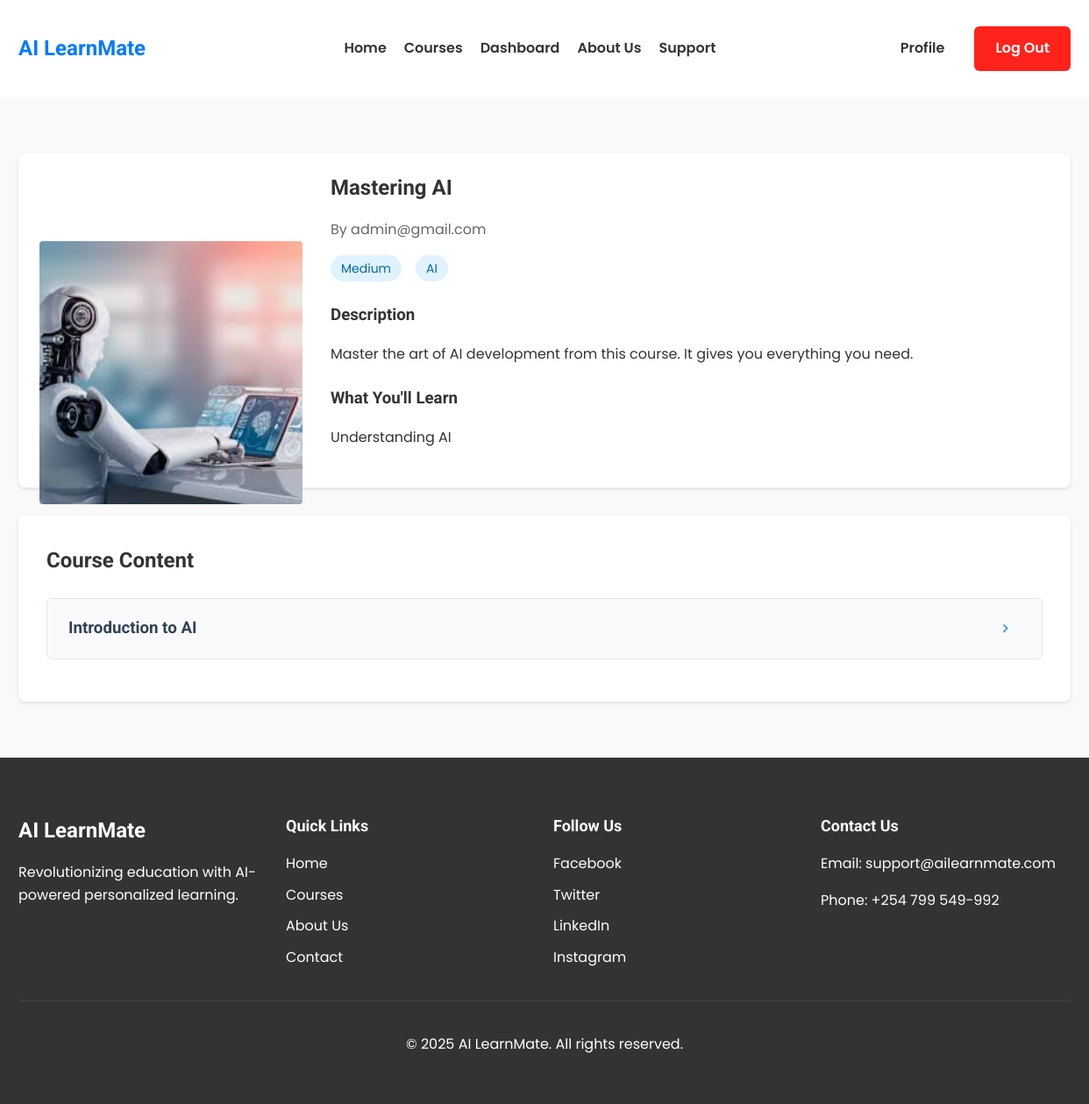
The app's page /course/1/ (signed in) with its own data.
### learning/models.py (models this page shows, shortened)
class Course(models.Model):
    title = models.CharField(max_length=200)
    description = models.TextField()
    instructor = models.ForeignKey(User, on_delete=models.CASCADE, related_name='courses_taught')
    subject = models.CharField(max_length=100)
    difficulty = models.CharField(max_length=50)
    course_image = models.ImageField(upload_to='courseimages')
    learning_outcomes = models.TextField()
    created_at = models.DateTimeField(auto_now_add=True)
    updated_at = models.DateTimeField(auto_now=True)
    is_ai_recommended = models.BooleanField(default=False)

class Lesson(models.Model):
    course = models.ForeignKey(Course, on_delete=models.CASCADE, related_name='lesson_course')
    title = models.CharField(max_length=200)
    content = models.TextField()
    order = models.PositiveIntegerField()
    class Meta:
        ordering = ['order']

### users/models.py (models this page shows, shortened)
class User(AbstractBaseUser, PermissionsMixin):
    email = models.EmailField(unique=True, null=False)
    username = models.CharField(max_length=100)
    is_admin = models.BooleanField(ugettext_lazy('Admin Status'), default=False, help_text=ugettext_lazy('Whether User is an Admin'))
    is_staff = models.BooleanField(ugettext_lazy('Staff Status'), default=False, help_text=ugettext_lazy('Whether user should have Staff Priveleges'))
    is_active = models.BooleanField(ugettext_lazy('Active'), default=True, help_text=ugettext_lazy('Whether user should be treated as active'))
    learner = models.BooleanField(ugettext_lazy('Learner'), default=False, help_text=ugettext_lazy('Whether user is a learner'))
    tutor = models.BooleanField(ugettext_lazy('Tutor'), default=False, help_text=ugettext_lazy('Whether user is a tutor'))
    USERNAME_FIELD = 'email'
    objects = MyUserManager()
    def get_full_name(self):
        return self.email

### learning/views.py (the view)
# urls.py: path('course/<int:course_id>/', views.course_detail, name='course_detail'),
@login_required
def course_detail(request, course_id):
    course = get_object_or_404(Course.objects.prefetch_related(
        Prefetch('lesson_course__quiz_lesson', queryset=Quiz.objects.prefetch_related('quiz_question')),
        'lesson_course__images',
        'lesson_course__videos'
    ), id=course_id)
    lessons = course.lesson_course.all().order_by('order')
    discussions = Discussion.objects.filter(lesson__course=course).select_related('lesson', 'user')
    lesson_discussions = defaultdict(list)
    for discussion in discussions:
        lesson_discussions[discussion.lesson_id].append(discussion)
    context = {
        'course': course,
        'lessons': lessons,
        'lesson_discussions': dict(lesson_discussions),
    }
    return render(request, 'learning/course.html', context)

### learning/templatetags/filters.py (called while the page is built)
@register.filter
def get(dict_obj, key):
    return dict_obj.get(key)

### templates/learning/course.html (shortened to what this page needs)
{% extends 'base.html' %}
{% load static %}
{% load filters %}
{% block content %}
<section class="course-detail">
    <div class="container">
        <div class="course-header">
            <div class="course-image">
                <img src="{{ course.course_image.url }}" alt="{{ course.title }}">
            </div>
            <div class="course-meta">
                <h1>{{ course.title }}</h1>
                <p class="instructor">By {{ course.instructor.get_full_name }}</p>
                <div class="course-stats">
                    <span class="difficulty">{{ course.difficulty }}</span>
                    <span class="subject">{{ course.subject }}</span>
                </div>
                <div class="course-description">
                    <h3>Description</h3>
                    <p>{{ course.description }}</p>
                </div>
                <div class="learning-outcomes">
                    <h3>What You'll Learn</h3>
                    <p>{{ course.learning_outcomes }}</p>
                </div>
            </div>
        </div>
        <div class="lessons-container">
            <h2>Course Content</h2>
            <div class="lessons-list">
                {% for lesson in lessons %}
                <div class="lesson-item">
                    <div class="lesson-header" onclick="toggleLesson('lesson-{{ lesson.id }}')">
                        <h3>{{ lesson.title }}</h3>
                        <button class="toggle-btn" aria-expanded="false" aria-controls="lesson-{{ lesson.id }}">
                            <svg class="arrow-icon" viewBox="0 0 24 24">
                                <path d="M8.59 16.59L13.17 12 8.59 7.41 10 6l6 6-6 6-1.41-1.41z" />
                            </svg>
                        </button>
                    </div>
                </div>
                {% endfor %}
            </div>
        </div>
    </div>
</section>
{% endblock %}

### static/styles/home.css (style rules this page uses)
body { font-family: 'Poppins', sans-serif; margin: 0; padding: 0; color: #333; line-height: 1.6; }
h1, h2, h3, h4 { font-family: 'Roboto', sans-serif; font-weight: 700; }
.container { width: 90%; max-width: 1200px; margin: 0 auto; }

### static/styles/courses.css (style rules this page uses)
.course-image { width: 100%; height: 180px; background-size: cover; background-position: center; background-repeat: no-repeat; transition: background-size 0.4s ease-in-out; }

### static/styles/course.css (style rules this page uses)
.course-detail { padding: 4rem 0; background: #f9f9f9; }
.container { max-width: 1200px; margin: 0 auto; padding: 0 1rem; }
.course-header { display: flex; gap: 2rem; margin-bottom: 2rem; background: white; padding: 2rem; border-radius: 8px; box-shadow: 0 2px 4px rgba(0, 0, 0, 0.1); }
.course-image { flex: 0 0 300px; }
.course-image img { width: 100%; height: auto; border-radius: 4px; }
.course-meta { flex: 1; }
.course-meta h1 { margin: 0 0 0.5rem; color: #333; }
.instructor { color: #666; margin-bottom: 1rem; }
.course-stats { display: flex; gap: 1rem; margin-bottom: 1.5rem; }
.difficulty, .subject { padding: 0.25rem 0.75rem; background: #e0f2fe; border-radius: 999px; font-size: 0.875rem; color: #0369a1; }
.course-description, .learning-outcomes { margin-bottom: 1.5rem; }
.course-description h3, .learning-outcomes h3 { margin-bottom: 0.5rem; color: #333; }
.lessons-container { background: white; padding: 2rem; border-radius: 8px; box-shadow: 0 2px 4px rgba(0, 0, 0, 0.1); }
.lessons-container h2 { margin-top: 0; margin-bottom: 1.5rem; color: #333; }
.lesson-item { border: 1px solid #e2e8f0; border-radius: 6px; margin-bottom: 1rem; overflow: hidden; }
.lesson-header { display: flex; justify-content: space-between; align-items: center; padding: 1rem 1.5rem; background: #f8fafc; cursor: pointer; transition: background 0.2s; }
.lesson-header h3 { margin: 0; color: #334155; }
.toggle-btn { background: none; border: none; cursor: pointer; padding: 0.5rem; display: flex; align-items: center; justify-content: center; }
.arrow-icon { width: 1.25rem; height: 1.25rem; fill: #64748b; transition: transform 0.2s ease; }

### static/styles/progress.css (style rules this page uses)
.container { max-width: 1200px; margin: 0 auto; padding: 0 1.5rem; }
.course-header { display: flex; justify-content: space-between; align-items: center; padding: 1.25rem 1.5rem; cursor: pointer; transition: background-color 0.2s; }
.toggle-btn { background: none; border: none; padding: 0.5rem; margin-left: 1rem; cursor: pointer; }
.arrow-icon { width: 1.25rem; height: 1.25rem; fill: #64748b; transition: transform 0.2s ease; }

### static/styles/assessments.css (style rules this page uses)
.container { max-width: 1200px; margin: 0 auto; padding: 0 1.5rem; }
.toggle-btn { background: none; border: none; padding: 0.5rem; margin-left: 1rem; cursor: pointer; }
.arrow-icon { width: 1.25rem; height: 1.25rem; fill: #64748b; transition: transform 0.2s ease; }

### static/styles/about_us.css (style rules this page uses)
.container { max-width: 1200px; margin: 0 auto; padding: 0 1.5rem; }

### static/styles/support.css (style rules this page uses)
.container { max-width: 1200px; margin: 0 auto; padding: 0 1.5rem; }
.arrow-icon { width: 1.2rem; height: 1.2rem; fill: #3498db; transition: transform 0.2s ease; }

### static/styles/sign_up.css (style rules this page uses)
.container { width: 100%; max-width: 1200px; padding: 0 1rem; margin: 0 auto; }

### records on screen
Course: course_image (picture), title "Mastering AI", instructor.get_full_name "admin@gmail.com", difficulty "Medium", subject "AI", description "Master the art of AI development from this course. It gives you everything you need.", learning_outcomes "Understanding AI"
Lesson: title "Introduction to AI"
